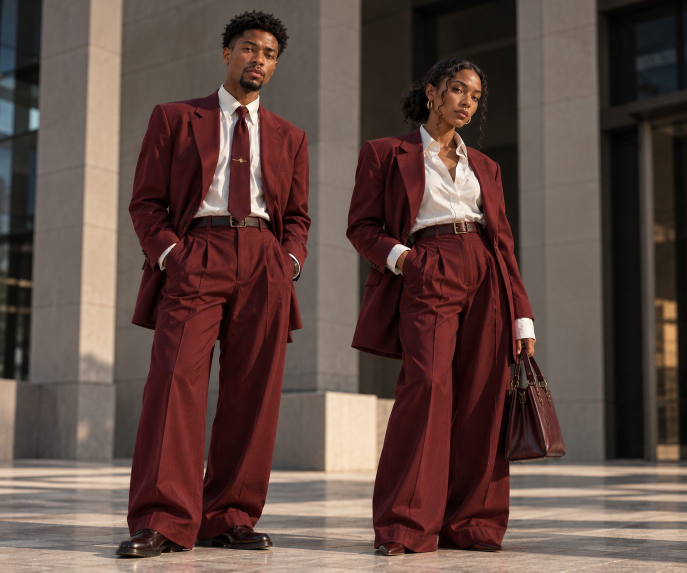
#> input picture assets/img/campaign-burgundy-suits.jpg, 1374 x 1145 px (shown at 1/2 size)
$ python recolor.py ../assets/img/campaign-burgundy-suits.jpg out.png
#> lines starting #> are read from the running program, lines starting #| are printed output that depends on the picture
import numpy as np, cv2, sys
from PIL import Image
# Recolour navy fabric to a target colour while keeping the real fabric shading.
TARGETS = {  # target fabric colour (sRGB) at the garment's mid-tone
 'navy': None,
 'black': (38, 37, 35), 'oxide': (142, 52, 38), 'burgundy': (107, 31, 38), 'olive': (77, 75, 49),
 'chocolate': (74, 48, 37), 'cream': (228, 218, 196), 'cobalt': (44, 70, 140), 'stone': (184, 174, 160),
}
def fabric_mask(rgb):
    hsv = cv2.cvtColor(rgb, cv2.COLOR_RGB2HSV).astype(np.float32)
    h, s, v = hsv[...,0], hsv[...,1], hsv[...,2]
    lab = cv2.cvtColor(rgb, cv2.COLOR_RGB2LAB).astype(np.float32)
    b = lab[...,2] - 128
    # navy: blue-ish (negative b in Lab) and not bright
    m = np.clip((-b - 6) / 10, 0, 1) * np.clip((200 - v) / 40, 0, 1)
    m = np.maximum(m, np.clip((95 - v) / 35, 0, 1))  # deep shadows carry little blue
    m = cv2.GaussianBlur(m, (0, 0), 1.2)
    return np.clip(m, 0, 1)
def recolor(rgb, target, mask=None):
    if target is None: return rgb
    m = fabric_mask(rgb) if mask is None else mask
    lab = cv2.cvtColor(rgb, cv2.COLOR_RGB2LAB).astype(np.float32)
    t = cv2.cvtColor(np.uint8([[target]]), cv2.COLOR_RGB2LAB).astype(np.float32)[0,0]
    L = lab[...,0]
    sel = m > .6
    mean = L[sel].mean() if sel.any() else 60
    std = L[sel].std() if sel.any() else 10
    # keep shading contrast; lighter targets get a slightly stronger spread so folds still read
    light = t[0] > 150
    if light:  # light fabric: soften the knit noise the navy hides, keep the folds
        Ls = cv2.bilateralFilter(L, 0, 6, 5)
        L = Ls
    spread = min(max(t[0] / max(mean, 1), 0.8), 2.0)
    newL = np.clip(t[0] + (L - mean) * spread, 0, 255)
    out = lab.copy()
    out[...,0] = newL; out[...,1] = t[1]; out[...,2] = t[2]
    # keep a little of the original chroma variation for realism
    out[...,1] += (lab[...,1] - lab[...,1][sel].mean()) * .3
    out[...,2] += (lab[...,2] - lab[...,2][sel].mean()) * .3
    res = cv2.cvtColor(np.clip(out,0,255).astype(np.uint8), cv2.COLOR_LAB2RGB).astype(np.float32)
    m3 = m[...,None]
    return (res * m3 + rgb.astype(np.float32) * (1 - m3)).astype(np.uint8)
if __name__ == '__main__':
    src = np.array(Image.open(sys.argv[1]).convert('RGB'))
#> src is the input picture: shape (1145, 1374, 3); mean R, G, B 95.4, 73.6, 67.3
    tiles = []
    for k, t in TARGETS.items():
        tiles.append(cv2.resize(recolor(src, t), (281, 351), interpolation=cv2.INTER_AREA))
#> this loop made 9 passes
#> spread in recolor on passes 2 to 9: 1.51, 2, 2, 2, 2, 2, 2, 2
#> pass 2, in fabric_mask, `hsv = cv2.cvtColor(rgb, cv2.COLOR_RGB2HSV).astype(np.float32)`:
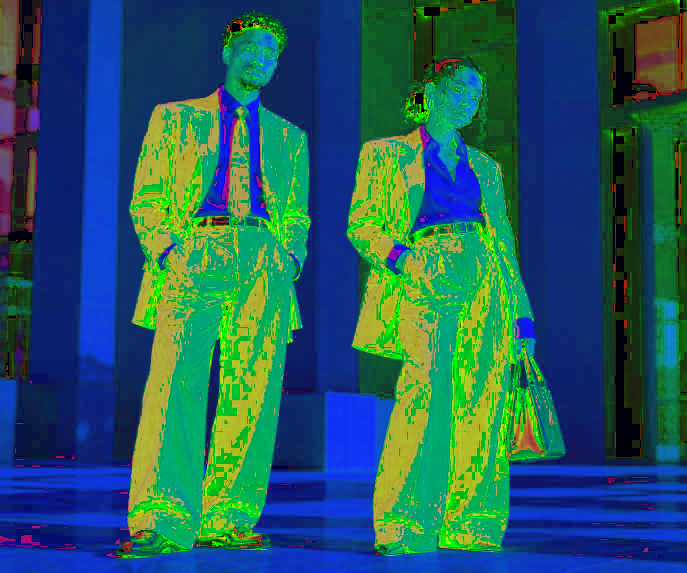
#> hsv: shape (1145, 1374, 3) float32 (shown at 1/2 size); mean R, G, B 35.1, 89.9, 95.7
#> pass 2, in fabric_mask, `h, s, v = hsv[...,0], hsv[...,1], hsv[...,2]`:
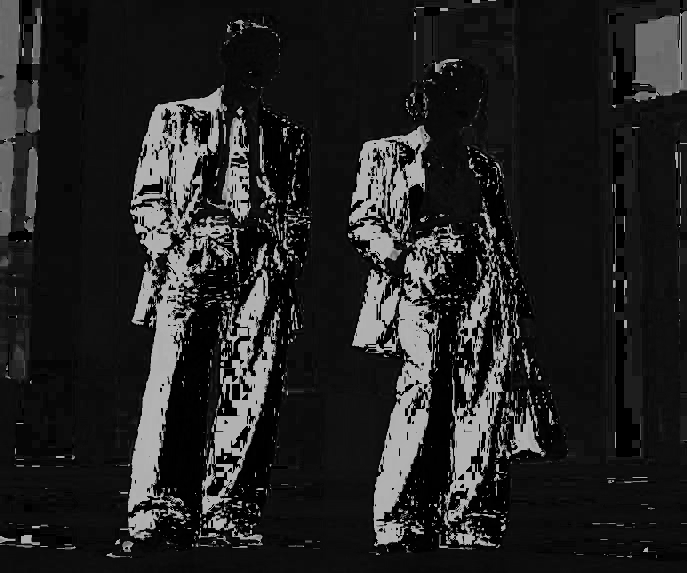
#> h: shape (1145, 1374) float32 (shown at 1/2 size); min 0, max 179, mean 35.1
#> pass 2, in fabric_mask, `h, s, v = hsv[...,0], hsv[...,1], hsv[...,2]`:
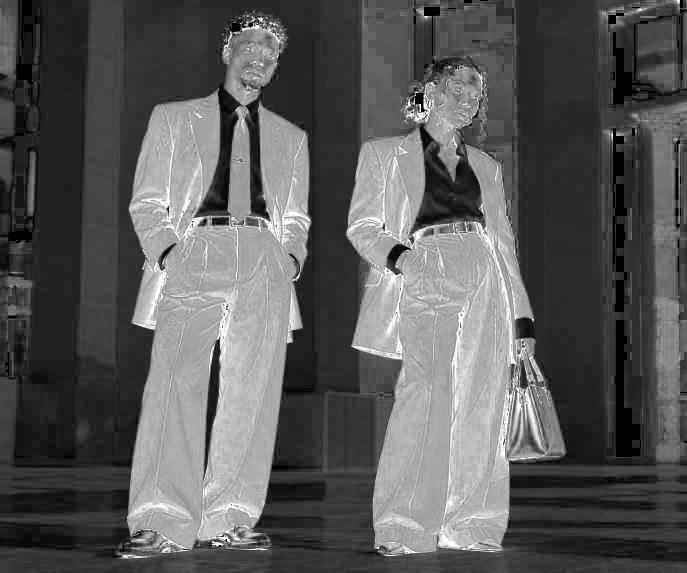
#> s: shape (1145, 1374) float32 (shown at 1/2 size); min 0, max 255, mean 89.9
#> pass 2, in fabric_mask, `h, s, v = hsv[...,0], hsv[...,1], hsv[...,2]`:
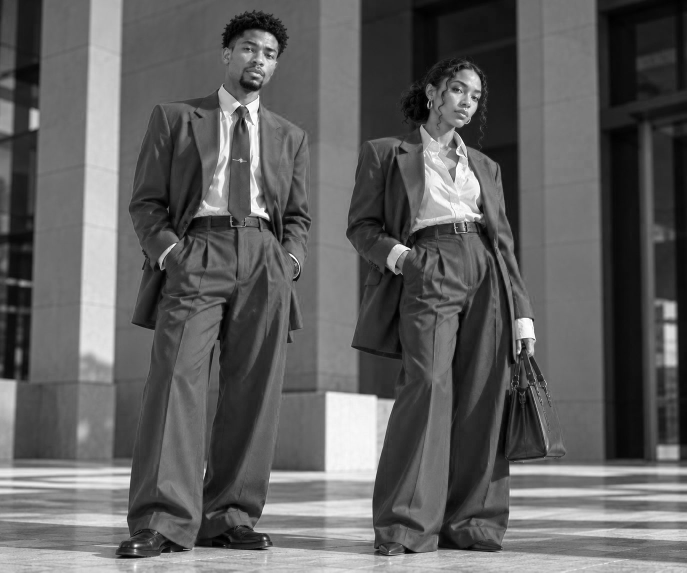
#> v: shape (1145, 1374) float32 (shown at 1/2 size); min 0, max 255, mean 95.7
#> after the loop, tiles = 9 items
    Image.fromarray(np.hstack(tiles)).save(sys.argv[2])
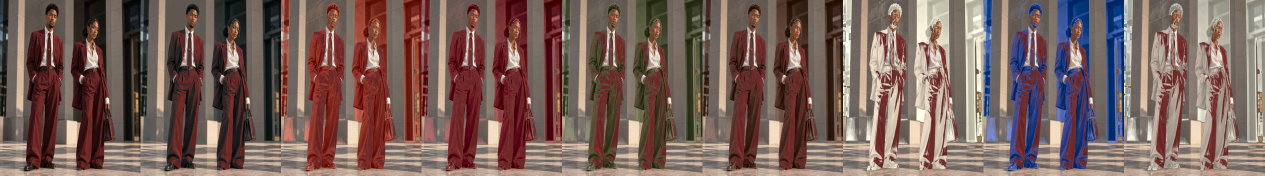
#> saved as out.png: PIL image 2529x351 RGB (shown at 1/2 size); mean R, G, B 120.4, 96.8, 90.6

def brass_mask(rgb):
    hsv = cv2.cvtColor(rgb, cv2.COLOR_RGB2HSV).astype(np.float32)
    h, s, v = hsv[...,0], hsv[...,1], hsv[...,2]
    m = ((h > 8) & (h < 34)).astype(np.float32) * np.clip((s - 55) / 40, 0, 1) * np.clip((v - 50) / 40, 0, 1)
    return np.clip(cv2.GaussianBlur(m, (0, 0), .8), 0, 1)

def rehardware(rgb, kind):
    """Swap brushed brass for silver or gunmetal, keeping the metal's highlights."""
    if kind == 'brass': return rgb
    m = brass_mask(rgb)[..., None]
    g = cv2.cvtColor(rgb, cv2.COLOR_RGB2GRAY).astype(np.float32)[..., None]
    if kind == 'silver':
        metal = np.concatenate([g * 1.08 + 18, g * 1.08 + 20, g * 1.10 + 24], axis=2)
    else:  # gunmetal
        metal = np.concatenate([g * .62 + 4, g * .63 + 5, g * .66 + 8], axis=2)
    out = rgb.astype(np.float32) * (1 - m) + np.clip(metal, 0, 255) * m
    return out.astype(np.uint8)

$ run again, on assets/img/campaign-oxide-pair.jpg
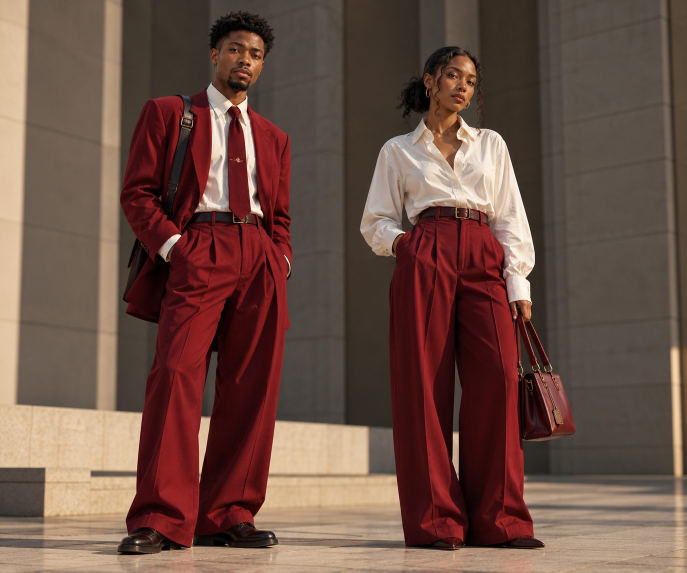
#> input picture assets/img/campaign-oxide-pair.jpg, 1374 x 1145 px (shown at 1/2 size)
#> src is the input picture: shape (1145, 1374, 3); mean R, G, B 108.1, 79.7, 69.3
#> the loop `for k, t in TARGETS.items():` made 9 passes
#> spread in recolor on passes 2 to 9: 0.955, 2, 1.58, 2, 1.46, 2, 2, 2
#> pass 2, in fabric_mask, `h, s, v = hsv[...,0], hsv[...,1], hsv[...,2]`:
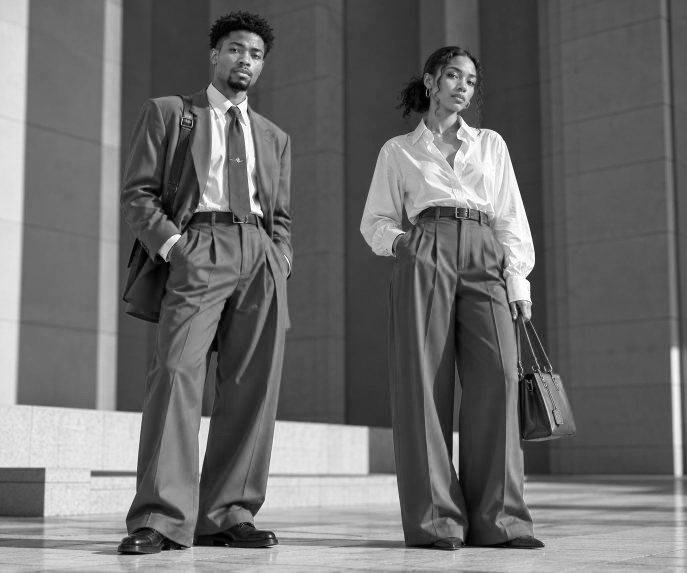
#> v: shape (1145, 1374) float32 (shown at 1/2 size); min 0, max 255, mean 108.1
#> after the loop `for k, t in TARGETS.items():`: tiles = 9 items
#> `Image.fromarray(np.hstack(tiles)).save(sys.argv[2])`:
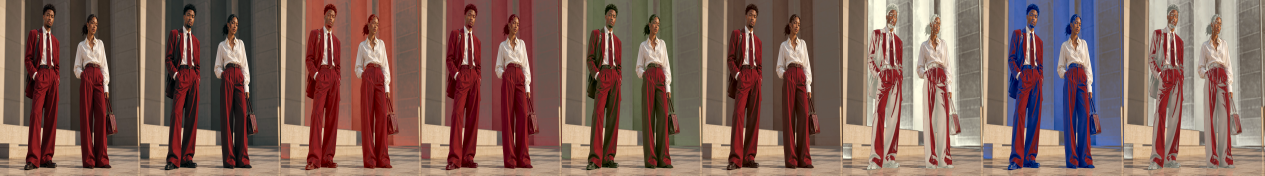
#> saved as out.png: PIL image 2529x351 RGB (shown at 1/2 size); mean R, G, B 128, 99.1, 89.7
